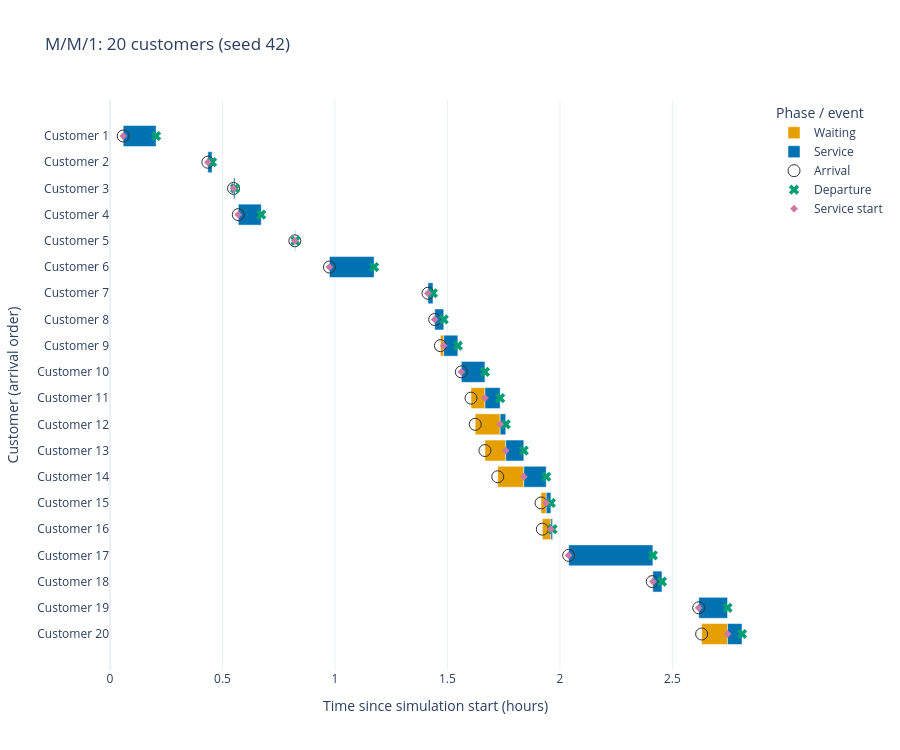

Notebook code cell kept with this figure:
### Markdown cell above
## Gantt chart: arrival, waiting, service and departure

Each row is one customer, in arrival order. Orange spans arrival (`AT`) to service start (`TSB`); blue spans service start to departure (`TSE`). Markers identify all three events, including zero waiting times. Hover to inspect the logged times and durations in hours since simulation start. The table below contains the unrounded values.

### Code cell
import plotly.graph_objects as go

customers = df_cust.sort_values(["AT", "c_id"]).copy()
customer_labels = "Customer " + customers["c_id"].astype(str)
fig = go.Figure()

for phase, start, end, color in [
    ("Waiting", "AT", "TSB", "#E69F00"),
    ("Service", "TSB", "TSE", "#0072B2"),
]:
    fig.add_trace(go.Bar(
        name=phase, y=customer_labels,
        x=customers[end] - customers[start], base=customers[start],
        orientation="h", marker_color=color,
        customdata=customers[[start, end]].to_numpy(),
        hovertemplate=("%{y}<br>Start: %{customdata[0]:.9f} h"
                       "<br>End: %{customdata[1]:.9f} h"
                       "<br>Duration: %{x:.9f} h<extra>%{fullData.name}</extra>"),
    ))

for event, column, symbol, color, size in [
    ("Arrival", "AT", "circle-open", "#333333", 12),
    ("Departure", "TSE", "x", "#009E73", 9),
    ("Service start", "TSB", "diamond", "#CC79A7", 6),
]:
    fig.add_trace(go.Scatter(
        name=event, x=customers[column], y=customer_labels, mode="markers",
        marker=dict(symbol=symbol, color=color, size=size),
        hovertemplate="%{y}<br>Time: %{x:.9f} h<extra>%{fullData.name}</extra>",
    ))

horizon = customers["TSE"].max()
fig.update_layout(
    title=f"M/M/1: {len(customers)} customers (arrival seed {arrival_seed}, service seed {service_seed})",
    barmode="overlay", template="plotly_white", height=750,
    xaxis_title="Time since simulation start (hours)",
    yaxis_title="Customer (arrival order)", legend_title_text="Phase / event",
)
fig.update_yaxes(categoryorder="array", categoryarray=customer_labels.tolist(), autorange="reversed")
fig.update_xaxes(range=[0, horizon * 1.03])
fig.show()
customers[["c_id", "AT", "TSB", "TSE", "TCWQ", "ST", "TCSS", "s_id"]]

### Figure 1 — Plotly figure (JSON) as saved in the notebook; plotly's stock layout.template omitted (floating-point values rounded to 4 significant figures)
{"data": [{"base": [0.05866, 0.4349, 0.549, 0.5702, 0.8216, 0.9756, 1.413, 1.443, 1.469, 1.562, 1.605, 1.623, 1.667, 1.724, 1.916, 1.922, 2.039, 2.41, 2.617, 2.63], "customdata": [[0.05866, 0.05866], [0.4349, 0.4349], [0.549, 0.549], [0.5702, 0.5702], [0.8216, 0.8216], [0.9756, 0.9756], [1.413, 1.413], [1.443, 1.443], [1.469, 1.484], [1.562, 1.562], [1.605, 1.667], [1.623, 1.734], [1.667, 1.759], [1.724, 1.839], [1.916, 1.939], [1.922, 1.96], [2.039, 2.039], [2.41, 2.413], [2.617, 2.617], [2.63, 2.745]], "hovertemplate": "%{y}<br>Start: %{customdata[0]:.9f} h<br>End: %{customdata[1]:.9f} h<br>Duration: %{x:.9f} h<extra>%{fullData.name}</extra>", "marker": {"color": "#E69F00"}, "name": "Waiting", "orientation": "h", "type": "bar", "x": [0.0, 0.0, 0.0, 0.0, 0.0, 0.0, 0.0, 0.0, 0.01498, 0.0, 0.06212, 0.111, 0.09256, 0.1158, 0.02324, 0.03806, 0.0, 0.002804, 0.0, 0.1152], "y": ["Customer 1", "Customer 2", "Customer 3", "Customer 4", "Customer 5", "Customer 6", "Customer 7", "Customer 8", "Customer 9", "Customer 10", "Customer 11", "Customer 12", "Customer 13", "Customer 14", "Customer 15", "Customer 16", "Customer 17", "Customer 18", "Customer 19", "Customer 20"]}, {"base": [0.05866, 0.4349, 0.549, 0.5702, 0.8216, 0.9756, 1.413, 1.443, 1.484, 1.562, 1.667, 1.734, 1.759, 1.839, 1.939, 1.96, 2.039, 2.413, 2.617, 2.745], "customdata": [[0.05866, 0.205], [0.4349, 0.4538], [0.549, 0.5557], [0.5702, 0.6724], [0.8216, 0.824], [0.9756, 1.174], [1.413, 1.436], [1.443, 1.484], [1.484, 1.546], [1.562, 1.667], [1.667, 1.734], [1.734, 1.759], [1.759, 1.839], [1.839, 1.939], [1.939, 1.96], [1.96, 1.967], [2.039, 2.413], [2.413, 2.454], [2.617, 2.745], [2.745, 2.81]], "hovertemplate": "%{y}<br>Start: %{customdata[0]:.9f} h<br>End: %{customdata[1]:.9f} h<br>Duration: %{x:.9f} h<extra>%{fullData.name}</extra>", "marker": {"color": "#0072B2"}, "name": "Service", "orientation": "h", "type": "bar", "x": [0.1463, 0.01885, 0.006649, 0.1021, 0.002311, 0.1985, 0.0223, 0.04031, 0.06284, 0.1052, 0.06766, 0.02475, 0.08023, 0.09972, 0.02077, 0.007474, 0.3745, 0.04037, 0.1281, 0.06445], "y": ["Customer 1", "Customer 2", "Customer 3", "Customer 4", "Customer 5", "Customer 6", "Customer 7", "Customer 8", "Customer 9", "Customer 10", "Customer 11", "Customer 12", "Customer 13", "Customer 14", "Customer 15", "Customer 16", "Customer 17", "Customer 18", "Customer 19", "Customer 20"]}, {"hovertemplate": "%{y}<br>Time: %{x:.9f} h<extra>%{fullData.name}</extra>", "marker": {"color": "#333333", "size": 12, "symbol": "circle-open"}, "mode": "markers", "name": "Arrival", "type": "scatter", "x": [0.05866, 0.4349, 0.549, 0.5702, 0.8216, 0.9756, 1.413, 1.443, 1.469, 1.562, 1.605, 1.623, 1.667, 1.724, 1.916, 1.922, 2.039, 2.41, 2.617, 2.63], "y": ["Customer 1", "Customer 2", "Customer 3", "Customer 4", "Customer 5", "Customer 6", "Customer 7", "Customer 8", "Customer 9", "Customer 10", "Customer 11", "Customer 12", "Customer 13", "Customer 14", "Customer 15", "Customer 16", "Customer 17", "Customer 18", "Customer 19", "Customer 20"]}, {"hovertemplate": "%{y}<br>Time: %{x:.9f} h<extra>%{fullData.name}</extra>", "marker": {"color": "#009E73", "size": 9, "symbol": "x"}, "mode": "markers", "name": "Departure", "type": "scatter", "x": [0.205, 0.4538, 0.5557, 0.6724, 0.824, 1.174, 1.436, 1.484, 1.546, 1.667, 1.734, 1.759, 1.839, 1.939, 1.96, 1.967, 2.413, 2.454, 2.745, 2.81], "y": ["Customer 1", "Customer 2", "Customer 3", "Customer 4", "Customer 5", "Customer 6", "Customer 7", "Customer 8", "Customer 9", "Customer 10", "Customer 11", "Customer 12", "Customer 13", "Customer 14", "Customer 15", "Customer 16", "Customer 17", "Customer 18", "Customer 19", "Customer 20"]}, {"hovertemplate": "%{y}<br>Time: %{x:.9f} h<extra>%{fullData.name}</extra>", "marker": {"color": "#CC79A7", "size": 6, "symbol": "diamond"}, "mode": "markers", "name": "Service start", "type": "scatter", "x": [0.05866, 0.4349, 0.549, 0.5702, 0.8216, 0.9756, 1.413, 1.443, 1.484, 1.562, 1.667, 1.734, 1.759, 1.839, 1.939, 1.96, 2.039, 2.413, 2.617, 2.745], "y": ["Customer 1", "Customer 2", "Customer 3", "Customer 4", "Customer 5", "Customer 6", "Customer 7", "Customer 8", "Customer 9", "Customer 10", "Customer 11", "Customer 12", "Customer 13", "Customer 14", "Customer 15", "Customer 16", "Customer 17", "Customer 18", "Customer 19", "Customer 20"]}], "layout": {"barmode": "overlay", "height": 750, "legend": {"title": {"text": "Phase / event"}}, "title": {"text": "M/M/1: 20 customers (seed 42)"}, "xaxis": {"range": [0, 2.894], "title": {"text": "Time since simulation start (hours)"}}, "yaxis": {"autorange": "reversed", "categoryarray": ["Customer 1", "Customer 2", "Customer 3", "Customer 4", "Customer 5", "Customer 6", "Customer 7", "Customer 8", "Customer 9", "Customer 10", "Customer 11", "Customer 12", "Customer 13", "Customer 14", "Customer 15", "Customer 16", "Customer 17", "Customer 18", "Customer 19", "Customer 20"], "categoryorder": "array", "title": {"text": "Customer (arrival order)"}}}}
